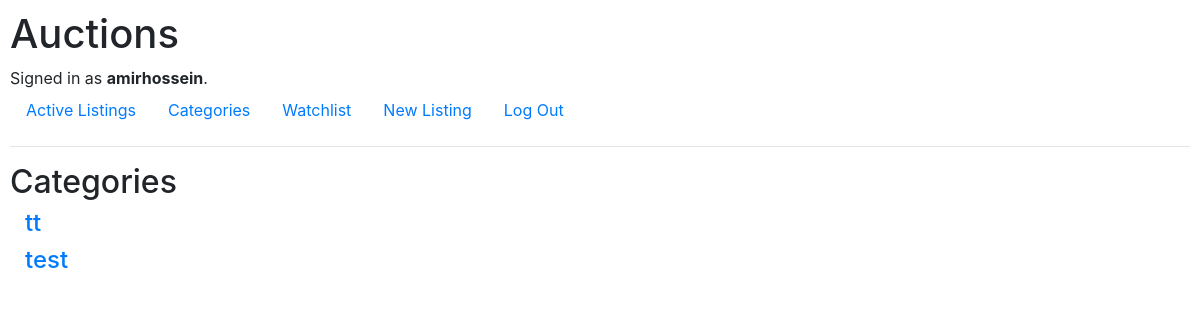
Page /categories (signed in) on the committed database.
### auctions/models.py (models this page shows, shortened)
class User(AbstractUser):
    def __str__(self):
        return f"id: {self.id}, username: {self.username}, email: {self.email}"

class Categories(models.Model):
    category = models.CharField(max_length=50)

### auctions/views.py (the view)
# urls.py: path("categories", views.categories, name="categories"),
def categories(request):
    category = Categories.objects.all()
    content = {
        "categories": category
    }
    return render(request, "auctions/categories.html", content)

### auctions/templates/auctions/categories.html
{% extends "auctions/layout.html" %}
{% block body %}
<h2>Categories</h2>
<div class="col-12">
    {% if categories %}
        {% for category in categories %}
            <h4> <a href="{% url 'categories_title' category.category %}"> {{ category.category }} </a> </h4>
        {% endfor %}
    {% else %}
        <h4>Ops! there is no categories!!</h4>
    {% endif %}
</div>
{% endblock %}

### auctions/templates/auctions/layout.html (shortened to what this page needs)
{% load static %}
<!DOCTYPE html>
<html lang="en">
    <head>
        <link rel="stylesheet" href="https://stackpath.bootstrapcdn.com/bootstrap/4.4.1/css/bootstrap.min.css">
        <link href="{% static 'auctions/styles.css' %}" rel="stylesheet">
    </head>
    <body>
        <h1>Auctions</h1>
        <div>
            {% if user.is_authenticated %}
                Signed in as <strong>{{ user.username }}</strong>.
            {% else %}
                Not signed in.
            {% endif %}
        </div>
        <ul class="nav">
            <li class="nav-item">
                <a class="nav-link" href="{% url 'index' %}">Active Listings</a>
            </li>
            <li class="nav-item">
                <a class="nav-link" href="{% url 'categories' %}">Categories</a>
            </li>
            {% if user.is_authenticated %}
                <li class="nav-item">
                    <a class="nav-link" href="{% url 'watchlist' %}">Watchlist</a>
                </li>
                <li class="nav-item">
                    <a class="nav-link" href="{% url 'new_listing' %}">New Listing<a/>
                </li>
                <li class="nav-item">
                    <a class="nav-link" href="{% url 'logout' %}">Log Out</a>
                </li>
            {% endif %}
        </ul>
        <hr>
        {% block body %}
        {% endblock %}
    </body>
</html>

### auctions/static/auctions/styles.css (style rules this page uses)
body { padding: 10px; }

### rows in the picture
User: username "amirhossein"
Categories: category "tt"
Categories: category "test"
